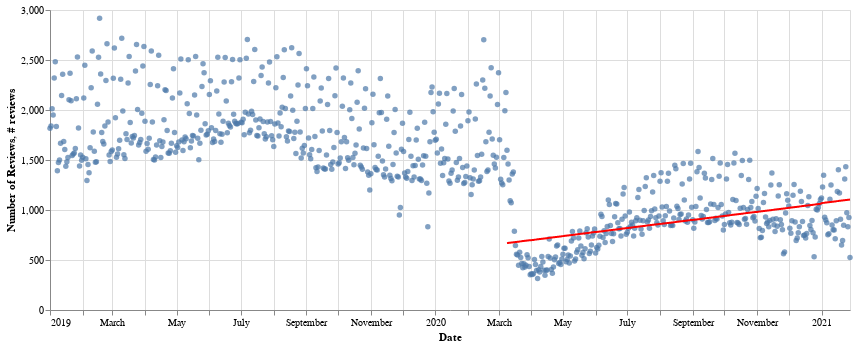

The notebook cell saved with this chart:
### Code cell
y_train_ = pd.Series(
    pipeline.predict(X=X_train.to_frame()),
    index=y_train.index
)

scatter = Chart(df_dailyReviewCounts.reset_index()).mark_circle().encode(
    x = "Date",
    y = "Number of Reviews"
).properties(
    width=800,
    height=300
)

line = Chart(y_train_.reset_index().rename(columns={0:"# reviews"})).mark_line(color='red').encode(
    x="Date",
    y="# reviews"
)
scatter + line

### Figure 1 — Vega-Lite specification as saved in the notebook (floating-point values rounded to 4 significant figures; data arrays with more than 128 entries replaced by an {"elided": "..."} marker saying what was removed)
{"config": {"view": {"continuousWidth": 400, "continuousHeight": 300}}, "layer": [{"data": {"name": "data-9226aa8a9029f3c422e225ad3d5377cc"}, "mark": "circle", "encoding": {"x": {"type": "temporal", "field": "Date"}, "y": {"type": "quantitative", "field": "Number of Reviews"}}, "height": 300, "width": 800}, {"data": {"name": "data-aea5d22cbbfa82f113780f7e0594936a"}, "mark": {"type": "line", "color": "red"}, "encoding": {"x": {"type": "temporal", "field": "Date"}, "y": {"type": "quantitative", "field": "# reviews"}}}], "$schema": "https://vega.github.io/schema/vega-lite/v4.8.1.json", "datasets": {"data-9226aa8a9029f3c422e225ad3d5377cc": {"elided": "759 records"}, "data-aea5d22cbbfa82f113780f7e0594936a": {"elided": "326 records"}}}
